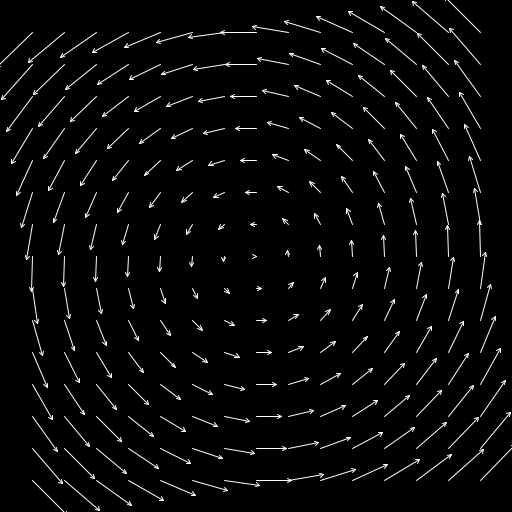
Frame 1 (no input)
Frame 60 (the mouse pressed at the canvas centre just before this capture): identical to frame 1, image omitted
Frame 120 (the mouse held since frame 60 and released just before this capture): identical to frame 1, image omitted

The Processing sketch that drew this single still picture (run headless with seeded random() and noise(); from frame 60 on, the mouse is pressed at the canvas centre):

// Processing sketch: vector_field
// ── vector_field.pde
/* Draw a vector field defined by equations
 *
 * Spencer Mathews, 5/2017
 */

VectorField vf;

void setup() {
  size(512, 512);
  vf = new VectorField();
}

void draw() {
  background(0);
  translate(width/2, height/2);

  vf.drawVectors(32, 0.005);
}
// ── VectorField.pde
class VectorField {

  VectorField() {
  }

  /* Solve for vector at point using simple harmonic oscillator
   *
   * TODO should make so we can give it any function
   */
  PVector evaluate(PVector location) {
    float x = location.y;
    float y = -location.x;
    return new PVector(x, y);
  }

  //// inspired by Shiffman https://processing.org/tutorials/pvector/
  //void iterate(PVector location, float dt) {
  //  PVector velocity = evaluate(location);
  //  location.add(velocity); // acts on parameter!
  //}

  /* Draw vectors 
   *
   * spacing
   * scayl scales arrow length relative to spacing
   */
  void drawVectors(float spacing, float scayl) {
    for (float x = -width/2 + spacing; x < width/2; x+=spacing) {
      for (float y = -height/2 + spacing; y < height/2; y+=spacing) {
        PVector loc = new PVector(x, y);
        drawVector(evaluate(loc), loc, spacing*scayl);
      }
    }
  }

  /* Renders a vector object 'v' as an arrow and a position 'loc'
   *
   * From Shiffman SmokeParticleSystem, though may be other better examples
   *
   * TODO make background a heat map of velocity
   */
  void drawVector(PVector v, PVector loc, float scayl) {
    pushMatrix();
    float arrowsize = 4;
    // Translate to position to render vector
    translate(loc.x, loc.y);
    stroke(255);
    // Call vector heading function to get direction (note that pointing up is a heading of 0) and rotate
    rotate(v.heading());
    // Calculate length of vector & scale it to be bigger or smaller if necessary
    float len = v.mag()*scayl;
    // Draw three lines to make an arrow (draw pointing up since we've rotate to the proper direction)
    line(0, 0, len, 0);
    line(len, 0, len-arrowsize, +arrowsize/2);
    line(len, 0, len-arrowsize, -arrowsize/2);
    popMatrix();
  }
}
